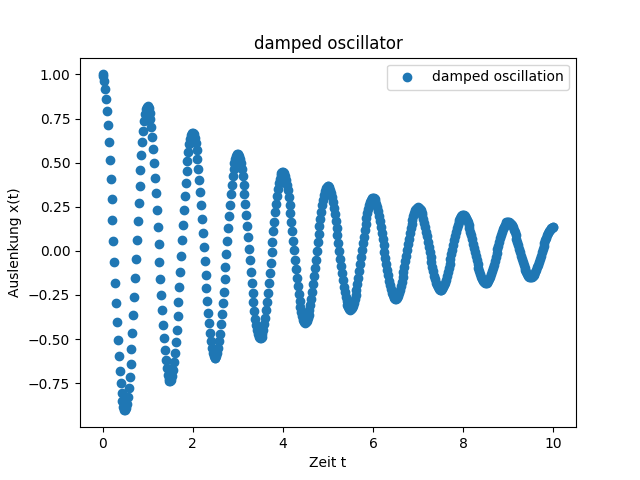

Reproduce this figure in Python.
import numpy as np
import matplotlib.pyplot as plt


# Funktion zur Berechnung der gedämpften harmonischen Schwingung
def damped_oscillation(t, A, gamma, omega):
    """
    Berechnet die Auslenkung einer gedämpften harmonischen Schwingung zur Zeit t.

    x(t) = A * e^(-gamma * t) * cos(omega * t)
    """
    return A * np.exp(-gamma * t) * np.cos(omega * t)


time_steps = np.linspace(0, 10, num=500)

plt.scatter(time_steps, damped_oscillation(time_steps, 1, .2, 2*np.pi))
plt.xlabel("Zeit t")
plt.title("damped oscillator")
plt.ylabel("Auslenkung x(t)")
plt.legend(['damped oscillation'])
plt.savefig('damped_oscillation.png')
plt.show()
